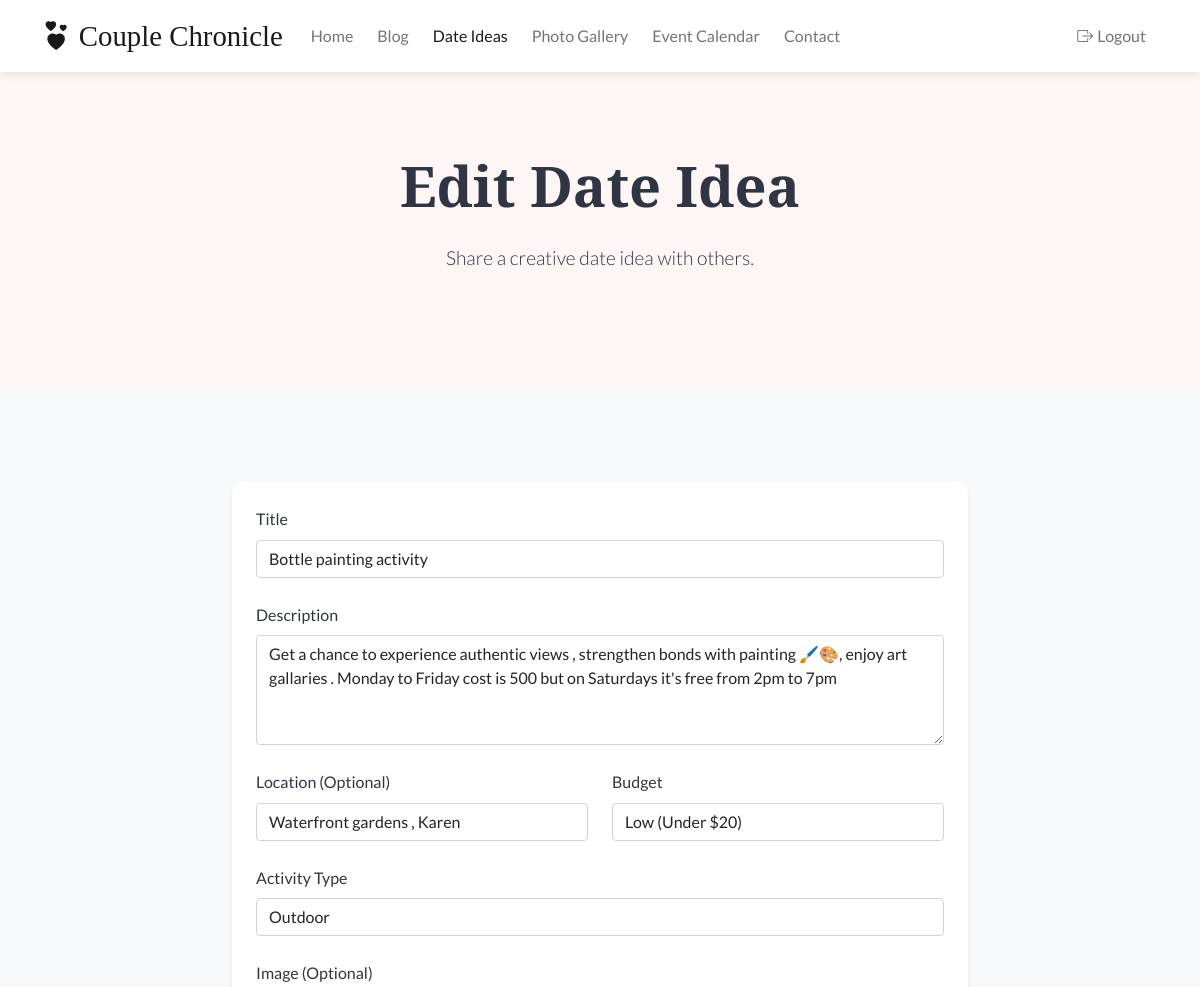
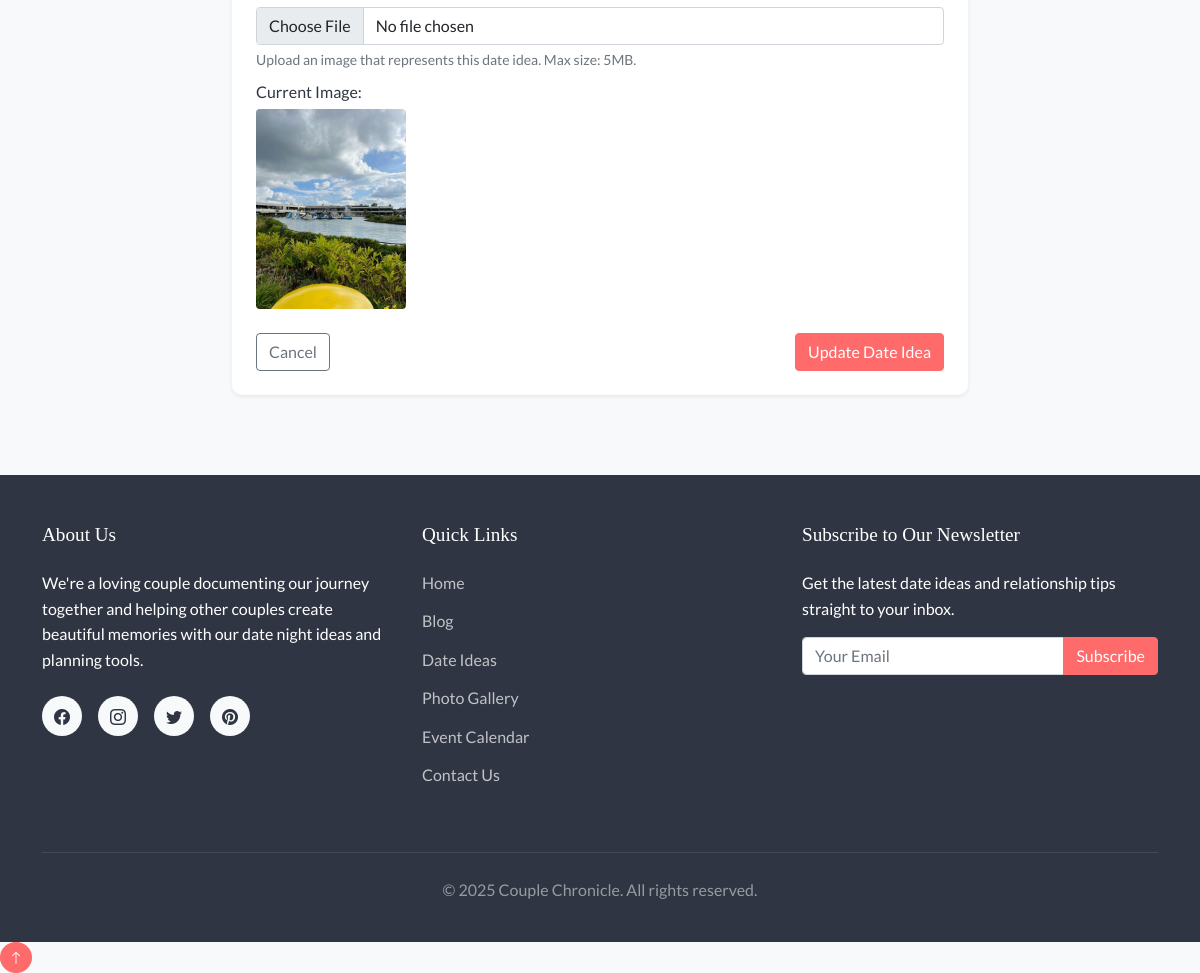
Page /date-planner/1/edit (signed in) on the committed database (2 pictures, top to bottom).
### models.py (models this page shows, shortened)
class DateIdea(db.Model):
    id = db.Column(db.Integer, primary_key=True)
    title = db.Column(db.String(120), nullable=False)
    description = db.Column(db.Text, nullable=False)
    location = db.Column(db.String(120))
    budget = db.Column(db.String(50))  # e.g., "Low", "Medium", "High"
    activity_type = db.Column(db.String(50))  # e.g., "Outdoor", "Indoor", "Restaurant", etc.
    image = db.Column(db.String(255))
    created_at = db.Column(db.DateTime, default=datetime.utcnow)
    user_id = db.Column(db.Integer, db.ForeignKey('user.id'), nullable=False)

### routes/date_planner.py (the view, shortened to what this page needs)
@date_planner_bp.route('/<int:id>/edit', methods=['GET', 'POST'])
@login_required
def edit(id):
    date_idea = DateIdea.query.get_or_404(id)
    if not current_user.is_admin and date_idea.user_id != current_user.id:
        abort(403)
    form = DateIdeaForm(obj=date_idea)
    return render_template('date_planner/create.html', form=form, date_idea=date_idea, title='Edit Date Idea')

### forms.py
class DateIdeaForm(FlaskForm):
    title = StringField('Title', validators=[DataRequired(), Length(min=3, max=120)])
    description = TextAreaField('Description', validators=[DataRequired()])
    location = StringField('Location', validators=[Optional(), Length(max=120)])
    budget = SelectField('Budget', choices=[
        ('low', 'Low (Under $20)'),
        ('medium', 'Medium ($20-$50)'),
        ('high', 'High ($50+)')
    ])
    activity_type = SelectField('Activity Type', choices=[
        ('outdoor', 'Outdoor'),
        ('indoor', 'Indoor'),
        ('restaurant', 'Restaurant/Dining'),
        ('movie', 'Movie/Theater'),
        ('adventure', 'Adventure'),
        ('relaxation', 'Relaxation'),
        ('staycation', 'Staycation'),
        ('other', 'Other')
    ])
    image = FileField('Image', validators=[
        FileAllowed(['jpg', 'jpeg', 'png', 'gif'], 'Images only!')
    ])

### app.py (called while the page is built)
@app.context_processor
def inject_now():
    return {'now': datetime.utcnow()}

@login_manager.user_loader
def load_user(user_id):
    from models import User
    return User.query.get(int(user_id))

### templates/date_planner/create.html (shortened to what this page needs)
{% extends 'base.html' %}
{% block content %}
<section class="hero text-center">
    <div class="container">
        <h1 class="display-4 fw-bold">{{ title }}</h1>
        <p class="lead">Share a creative date idea with others.</p>
    </div>
</section>
<section class="container py-5">
    <div class="row justify-content-center">
        <div class="col-lg-8">
            <div class="card shadow-sm">
                <div class="card-body p-4">
                    <form id="dateIdeaForm" method="POST" action="{{
                        url_for('date_planner.edit', id=date_idea.id) if date_idea else url_for('date_planner.create')
                    }}" enctype="multipart/form-data">
                        <div class="mb-4">
                            <label for="title" class="form-label">Title</label>
                            {{ form.title(class="form-control", placeholder="Enter a catchy title for your date idea") }}
                        </div>
                        <div class="mb-4">
                            <label for="description" class="form-label">Description</label>
                            {{ form.description(class="form-control", rows="4", placeholder="Describe your date idea in detail. What makes it special? What should couples expect?") }}
                        </div>
                        <div class="row">
                            <div class="col-md-6 mb-4">
                                <label for="location" class="form-label">Location (Optional)</label>
                                {{ form.location(class="form-control", placeholder="Where should this date take place?") }}
                            </div>
                            <div class="col-md-6 mb-4">
                                <label for="budget" class="form-label">Budget</label>
                                {{ form.budget(class="form-control") }}
                            </div>
                        </div>
                        <div class="mb-4">
                            <label for="activity_type" class="form-label">Activity Type</label>
                            {{ form.activity_type(class="form-control") }}
                        </div>
                        <div class="mb-4">
                            <label for="image" class="form-label">Image (Optional)</label>
                            {{ form.image(class="form-control", id="image") }}
                            <div class="form-text">Upload an image that represents this date idea. Max size: 5MB.</div>
                            {% if date_idea and date_idea.image %}
                                <div class="mt-2">
                                    <p class="mb-1">Current Image:</p>
                                    <img src="{{ url_for('static', filename=date_idea.image) }}" class="img-fluid rounded" alt="{{ date_idea.title }}" style="max-height: 200px;">
                                </div>
                            {% endif %}
                        </div>
                        <div class="d-flex justify-content-between">
                            <a href="{{ url_for('date_planner.index') }}" class="btn btn-outline-secondary">Cancel</a>
                            <button type="submit" class="btn btn-primary">
                                {% if date_idea %}Update{% else %}Create{% endif %} Date Idea
                            </button>
                        </div>
                    </form>
                </div>
            </div>
        </div>
    </div>
</section>
{% endblock %}

### static/css/style.css (style rules this page uses)
:root { --primary-color: #FF6B6B; --secondary-color: #4ECDC4; --accent-color: #FFD166; --light-color: #F7F9FB; --dark-color: #2F3542; --gray-color: #747D8C; --soft-pink: #FDA7DF; --lavender: #D6A2E8; --font-heading: 'Playfair Display', serif; --font-body: 'Lato', sans-serif; }
body { font-family: var(--font-body); color: var(--dark-color); background-color: var(--light-color); line-height: 1.6; }
h1, h2, h3, h4, h5, h6 { font-family: var(--font-heading); margin-bottom: 1rem; color: var(--dark-color); }
a { color: var(--primary-color); text-decoration: none; transition: all 0.3s ease; }
.btn-primary { background-color: var(--primary-color); border-color: var(--primary-color); }
.hero { background-color: #fef5f5; padding: 5rem 0; margin-bottom: 3rem; position: relative; overflow: hidden; }
.hero::before { content: ''; position: absolute; top: 0; left: 0; width: 100%; height: 100%; background-image: url('https://cdn.jsdelivr.net/gh/feathericons/feather@4.29.0/icons/heart.svg'); background-repeat: repeat; background-size: 100px; opacity: 0.03; z-index: 0; }
.hero h1 { font-size: 3.5rem; margin-bottom: 1.5rem; position: relative; z-index: 1; }
.hero p { font-size: 1.2rem; max-width: 80%; margin: 0 auto 2rem; position: relative; z-index: 1; }
.card { border-radius: 10px; overflow: hidden; transition: transform 0.3s ease, box-shadow 0.3s ease; margin-bottom: 2rem; border: none; box-shadow: 0 5px 15px rgba(0, 0, 0, 0.05); }

### rows in the picture
DateIdea: title "Bottle painting activity", description "Get a chance to experience authentic views , strengthen bonds with painting 🖌️🎨, enjoy art gallaries . Monday to Friday cost is 500 but on Saturdays it's free from 2pm to 7pm", location "Waterfront gardens , Karen", budget "Low (Under $20)", activity_type "Outdoor", image (picture)

### other values in the picture
{{ title }} "Edit Date Idea"
